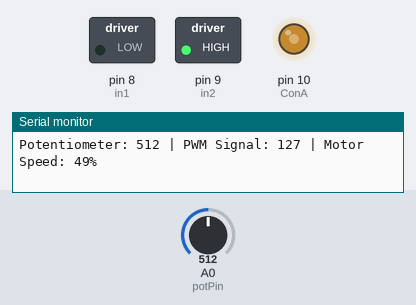
Simulated run of this sketch. Board: Arduino Uno, built with avr-gcc and run on an emulated ATmega328P. Shown: switched loads named in the sketch (green lamp = pin HIGH), output pins drawn as LEDs (lit = HIGH), the last lines printed to the serial monitor. The inputs (shaded band) are chosen by the test bench; at power-on: A0 (potPin) = 512.

Above: at 1.2 s.
1.3 s: A0 (potPin) set to 991
At 2.5 s:
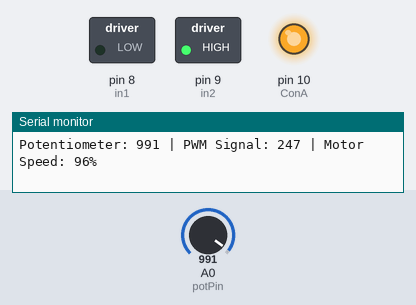
2.8 s: A0 (potPin) set to 1014
At 4.3 s:
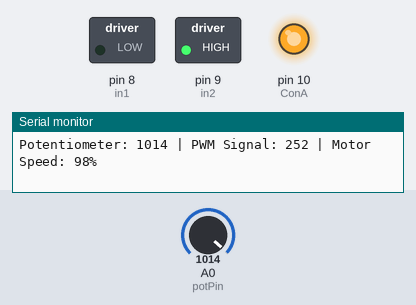
5.8 s: A0 (potPin) set to 716
At 6.5 s:
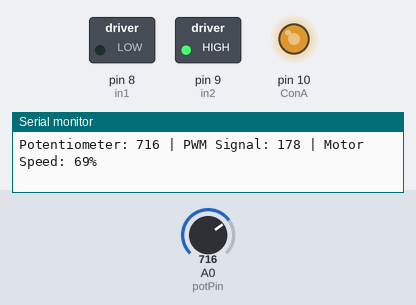
7.3 s: A0 (potPin) set to 122
At 8.2 s:
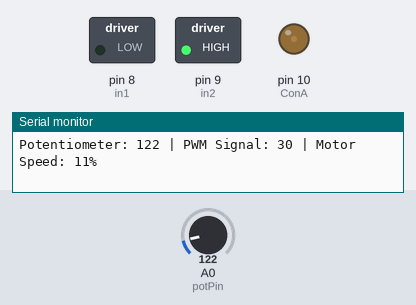
8.8 s: A0 (potPin) set to 0
At 9.9 s:
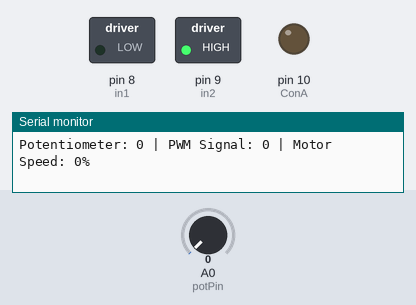
10.3 s: A0 (potPin) set to 511
At 11.4 s:
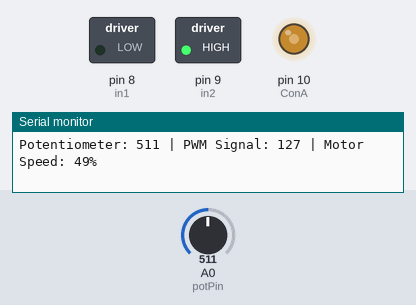
Timing chart, 0 to 12.8 s (numbered marks = the images above; inputs shaded):
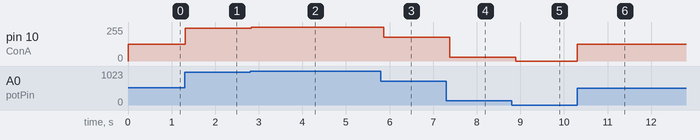

The sketch:

sketch_feb9c.ino
```cpp
// THIS IS FOR POTENTIOMETER CONTROLLING THE SPEED

int in1 = 8; // H-bridge inputs
int in2 = 9;
int ConA = 10; // Controller A (ENA)
int potPin = A0; // Potentiometer Analog Input
int speed1; // Variable for Motor Speed

void setup() {
  pinMode(in1, OUTPUT);
  pinMode(in2, OUTPUT);
  pinMode(ConA, OUTPUT);

  Serial.begin(9600);

  digitalWrite(in1, LOW);
  digitalWrite(in2, HIGH);
}

void loop() {
  int val = analogRead(potPin);
  // We map the values of potentiometer to PWM range
  speed1 = map(val, 0, 1023, 0, 255);

  // Then we feed it into the motor
  analogWrite(ConA, speed1);

  // To make things easier, I mapped the speed into percentages so I can read it easier to debug it as well
  int percentage = map(speed1, 0, 255, 0, 100);

  // Printing the values
  Serial.print("Potentiometer: ");
  Serial.print(val);
  Serial.print(" | PWM Signal: ");
  Serial.print(speed1);
  Serial.print(" | Motor Speed: ");
  Serial.print(percentage);
  Serial.println("%");

  delay(100);  // Small delay so the text doesn't fly by too fast to read
}
```

Measured:
- after the input at 1.3 s, pin 10 (ConA): 127/255 → 247/255 at once
- after the input at 2.8 s, pin 10 (ConA): 247/255 → 252/255 at once
- after the input at 5.8 s, pin 10 (ConA): 252/255 → 178/255 after 0.06 s
- after the input at 7.3 s, pin 10 (ConA): 178/255 → 30/255 after 0.08 s
- after the input at 8.8 s, pin 10 (ConA): 30/255 → 0/255 after 0.09 s
- after the input at 10.3 s, pin 10 (ConA): 0/255 → 127/255 at once
